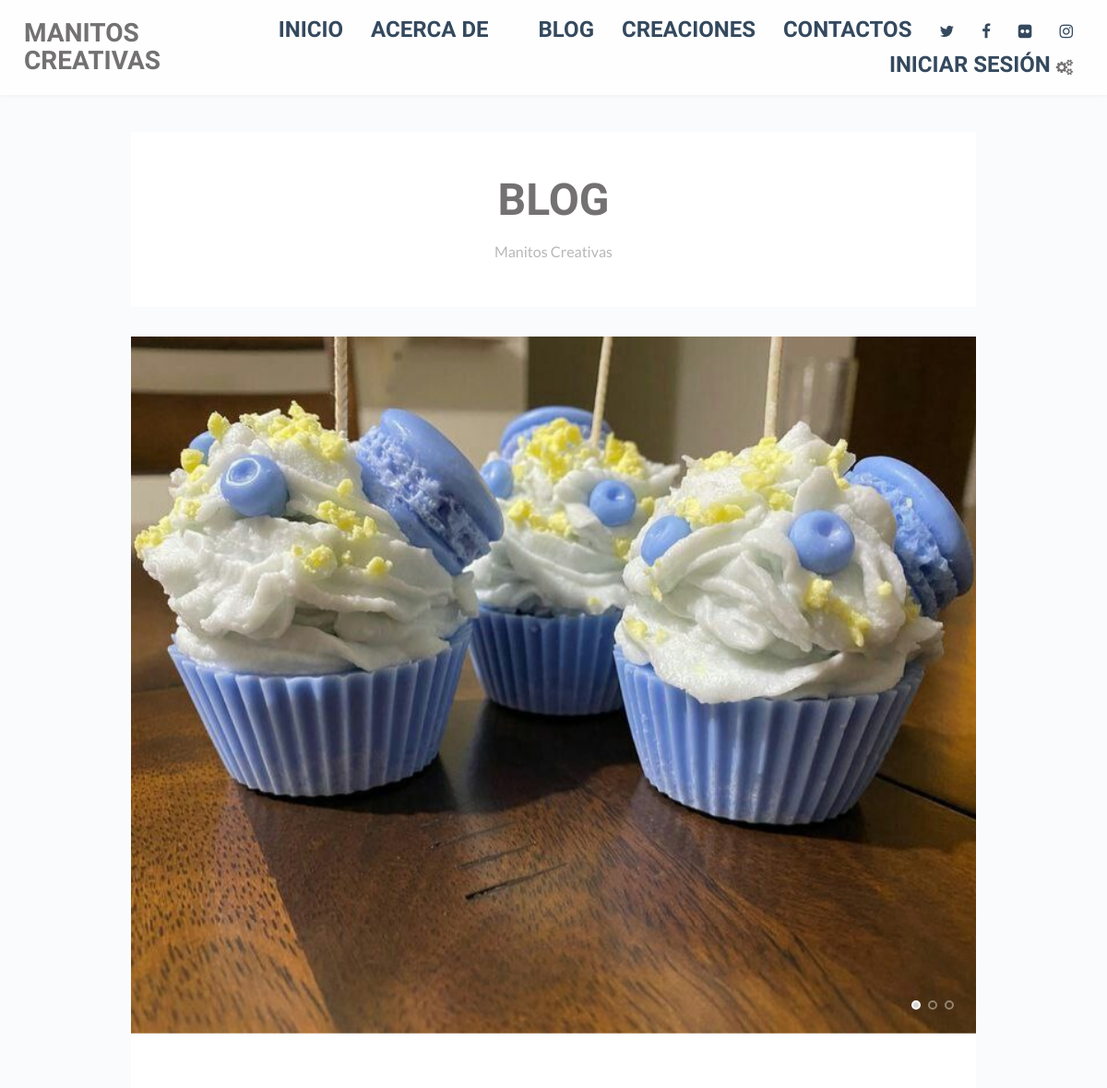
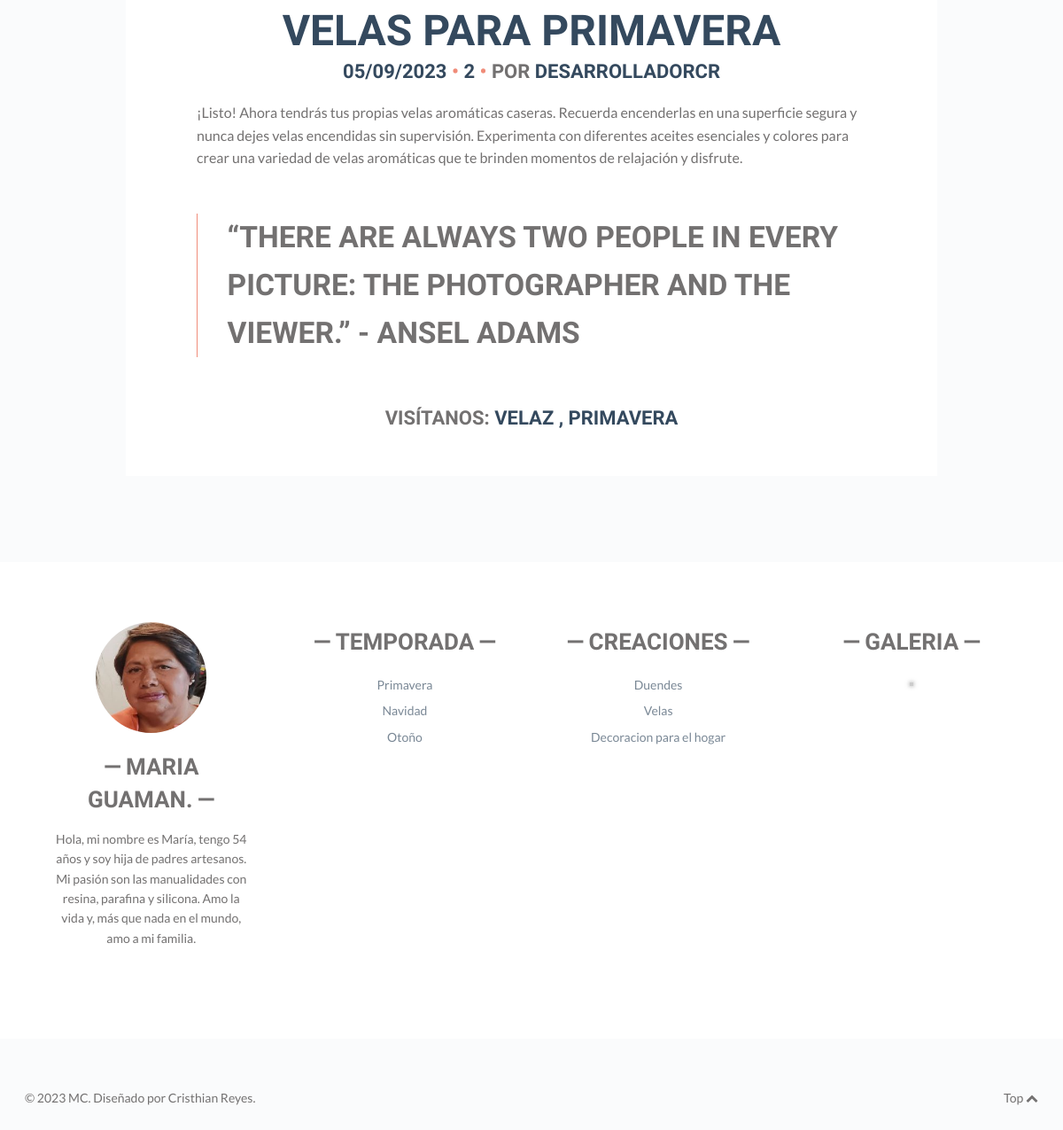
Screenshot of /blog/category/2 with the database file from the repository (2 pictures, top to bottom).
### blog/models.py (models this page shows, shortened)
class Blog(models.Model):
    title = models.CharField(max_length=255, verbose_name="Titulo")
    image= models.ImageField(verbose_name="Imagen",upload_to="blogs")
    content = RichTextField(verbose_name="Contenido")
    quote = RichTextField(verbose_name="Cita", default="“There are always two people in every picture: the photographer and the viewer.” - Ansel Adams")
    publicationDate = models.DateTimeField(verbose_name=" fecha de Publicacion", default=now)
    comments = models.IntegerField(verbose_name="Número de Comentarios", default=0)
    author = models.ForeignKey(User, verbose_name="Autor", on_delete=models.CASCADE)
    categories = models.ManyToManyField(Category, verbose_name="Categorias")
    created=models.DateTimeField(auto_now_add=True, verbose_name="Fecha de Creacion")
    updated=models.DateTimeField(auto_now=True, verbose_name="Fecha de Modificación")
    class Meta:
        verbose_name = "Entrada"
        verbose_name_plural = "Entradas"
        ordering = ["title"]

class Category(models.Model):
    name=models.CharField(max_length=100, verbose_name="Nombre de Categoria")
    created=models.DateTimeField(auto_now_add=True, verbose_name="Fecha de Creacion")
    updated=models.DateTimeField(auto_now=True, verbose_name="Fecha de Modificación")
    class Meta:
        verbose_name = "Categoría"
        verbose_name_plural = "Categorías"
        ordering = ["-created"]

### blog/views.py (the view)
# urls.py: path('category/<int:category_id>',views.category,name="category"),
def category(request, category_id):
    category=get_object_or_404(Category, id=category_id)
    blogs=Blog.objects.filter(categories=category)
    return render(request, "blog/category.html",{'listBlogs':blogs})

### season/processor.py (called while the page is built)
def context(request):
    dict = {}
    seasons = Season.objects.all()
    for season in seasons:
        dict[season.key] = season.url
    return dict

### social/processor.py (called while the page is built)
def context(request):
    dict={}
    listSocial=Social.objects.all()
    for social in listSocial:
        dict[social.key]=social.url
    return dict

### blog/templates/blog/category.html (shortened to what this page needs)
{% extends 'core/base.html' %}
{% block content %}
  {% for blog in listBlogs %}
    <div class="wrap full-wrap">
      <div class="main-wrap">
        <section class="main main-archive">
          <article class="post result">
            <div class="inner">
              <h1 class="searching">Blog</h1>
              <p>Manitos Creativas</p>
            </div>
          </article>
          <div class="loop">
            <article class="post format-gallery post_format-post-format-gallery">
              <a href="#" title="Running through Chicago">
                <div class="part-gallery">
                  <div class="flexslider">
                    <ul class="slides">
                      {% load static %}
                      <li>
                        <span class="post-image">
                          <img src="{{blog.image.url}}" alt="Run-3" />
                        </span>
                      </li>
                    </ul>
                  </div>
                </div>
              </a>
              <div class="inner">
                <h2 class="entry-title">
                  <a href="#" title="Running through Chicago">{{blog.title}}</a>
                </h2>
                <ul class="meta top">
                  <li class="time">
                    <a href="#" title="Running through Chicago">
                      <time class="post-date updated" datetime="2015-02-01">
                        {{blog.publicationDate|date:"SHORT_DATE_FORMAT"}}
                      </time>
                    </a>
                  </li>
                  <li class="comments post-tags">
                    <a href="#">{{blog.comments}}</a>
                  </li>
                  <li class="author-m post-tags">
                    Por
                    <span class="vcard author post-author">
                      <span class="fn">
                        <a href="#" title="Posts by Clare Smith" rel="author">
                          {{blog.author }}
                        </a>
                      </span>
                    </span>
                  </li>
                </ul>
                <div class="post-content">
                  <p>
                    {{blog.content}}
                  </p>
                  <blockquote>
                    <p>
                      {{blog.quote}}
                    </p>
                  </blockquote>
                </div>
                <ul class="meta bottom">
                  <li class="cat post-tags">Visítanos:
                    {% for category in blog.categories.all %}
                      <a href="{% url 'category' category.id %}">
                        {{category.name}}
                        {% if not forloop.last %},{% endif %}
                      </a>
                    {% endfor %}
                  </li>
                </ul>
              </div>
            </article>
          </div>
        </section>
      </div>
    </div>
  {% endfor %}
{% endblock %}

### core/static/core/print.css (style rules this page uses)
* { background: transparent !important; color: black !important; text-shadow: none !important; filter:none !important; -ms-filter: none !important; }
a, a:visited { color: #444 !important; text-decoration: underline; }
a[href]:after { content: " (" attr(href) ")"; }
.ir a:after, a[href^="javascript:"]:after, a[href^="#"]:after { content: ""; }
pre, blockquote { border: 1px solid #999; page-break-inside: avoid; }
tr, img { page-break-inside: avoid; }
p, h2, h3 { orphans: 3; widows: 3; }
h2, h3 { page-break-after: avoid; }
body { font-size: 14px; font-family: Arial, Verdana, sans-serif; }
section, div, article, aside, header .strap { float: left; width:100%; }
nav, #searchform, .flexslider, footer .right, footer .credit, footer ul, .sidebar, .navigation, #respond, .contact-form, section.footer { display:none; }
h1 { font-size: 200%; margin-bottom: 0; }
h2 { font-size: 180%; }

### rows the page displays
Blog: image (picture), title "VELAS PARA PRIMAVERA", publicationDate "05/09/2023", comments "2", author "DESARROLLADORCR", content "¡Listo! Ahora tendrás tus propias velas aromáticas caseras. Recuerda encenderlas en una superficie segura y nunca dejes velas encendidas sin supervisión. Experimenta con diferentes aceites esenciales y colores para crear una variedad de velas aromáticas que te brinden momentos de relajación y disfrute.", quote "“THERE ARE ALWAYS TWO PEOPLE IN EVERY PICTURE: THE PHOTOGRAPHER AND THE VIEWER.” - ANSEL ADAMS"
Category: name "VELAZ"
Category: name "PRIMAVERA"
